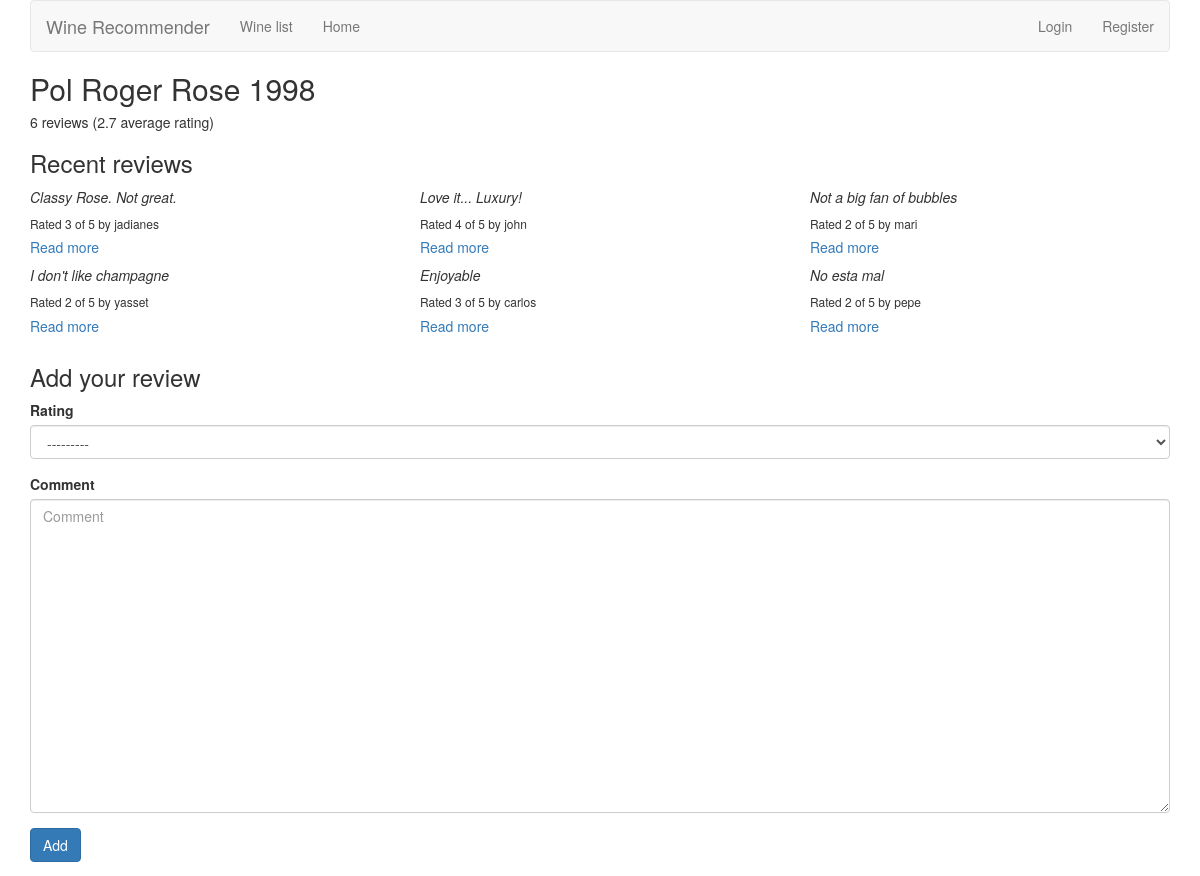
/reviews/wine/1/, run on the app's committed database.
### WineReviewApp/models.py (models this page shows, shortened)
class Wine(models.Model):
    name = models.CharField(max_length=200)
    def average_rating(self):
        all_ratings = map(lambda x: x.rating, self.review_set.all())
        return self.review_set.aggregate(Avg('rating'))['rating__avg']

class Review(models.Model):
    RATING_CHOICES = (
        (1, '1'),
        (2, '2'),
        (3, '3'),
        (4, '4'),
        (5, '5'),
    )
    wine = models.ForeignKey(Wine,on_delete=models.CASCADE)
    pub_date = models.DateTimeField('date published')
    user_name = models.CharField(max_length=100)
    comment = models.CharField(max_length=200)
    rating = models.IntegerField(choices=RATING_CHOICES)

### WineReviewApp/views.py (the view)
# urls.py: path('wine/<int:wine_id>/', views.wine_detail, name='wine_detail'),
def wine_detail(request, wine_id):
    wine = get_object_or_404(Wine, pk=wine_id)
    form = ReviewForm()
    return render(request, 'WineReviewApp/wine_detail.html', {'wine': wine,'form':form})

### WineReviewApp/forms.py
class ReviewForm(ModelForm):
    class Meta:
        model = Review
        fields = ['rating', 'comment']
        widgets = {
            'comment': Textarea(attrs={'cols': 40, 'rows': 15})
        }

### WineReviewApp/templates/WineReviewApp/wine_detail.html (shortened to what this page needs)
{% extends 'WineReviewApp/base.html' %}
{% load bootstrap3 %}
{% block title %}
<h2>{{ wine.name }}</h2>
<h5>{{ wine.review_set.count }} reviews ({{ wine.average_rating | floatformat }} average rating)</h5>
{% endblock %}
{% block content %}
<h3>Recent reviews</h3>
{% if wine.review_set.all %}
<div class="row">
    {% for review in wine.review_set.all %}
    <div class="col-xs-6 col-lg-4">
        <em>{{ review.comment }}</em>
        <h6>Rated {{ review.rating }} of 5 by {{ review.user_name }}</h6>
        <h5><a href="{% url 'review_detail' review_id=review.id %}">
        Read more
        </a></h5>
    </div>
    {% endfor %}
</div>
{% else %}
<p>No reviews for this wine yet</p>
{% endif %}
<h3>Add your review</h3>
<form action="{% url 'add_review' wine_id=wine.id %}" method="post" class="form">
    {% bootstrap_form form layout='inline' %}
    {% buttons %}
    <button type="submit" class="btn btn-primary">
      {% bootstrap_icon "star" %} Add
    </button>
    {% endbuttons %}
</form>
{% endblock %}

### data on the page
Wine: name "Pol Roger Rose 1998", review_set.count "6", average_rating "2.7"
Review: comment "Classy Rose. Not great.", rating "3", user_name "jadianes"
Review: comment "Love it... Luxury!", rating "4", user_name "john"
Review: comment "Not a big fan of bubbles", rating "2", user_name "mari"
Review: comment "I don't like champagne", rating "2", user_name "yasset"
Review: comment "Enjoyable", rating "3", user_name "carlos"
Review: comment "No esta mal", rating "2", user_name "pepe"
